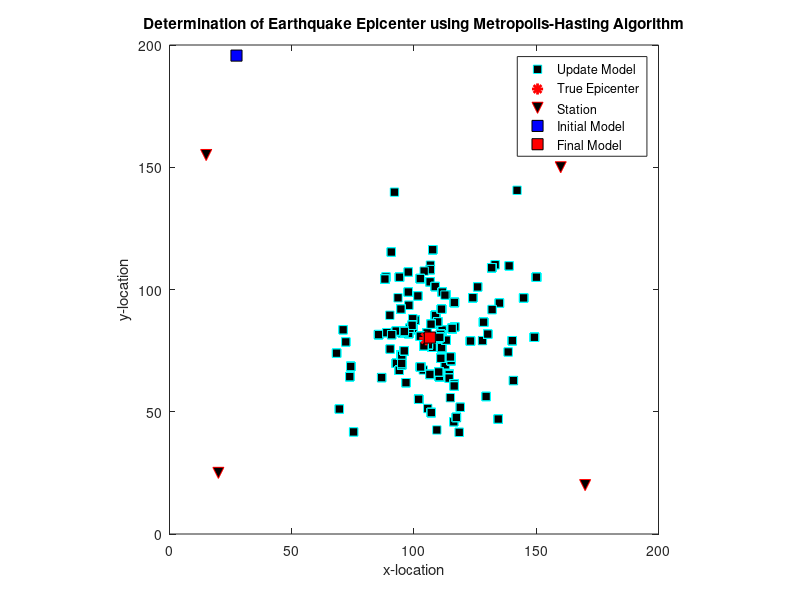

This figure's MATLAB source: (Note: this script raises an error after producing the figure.)
% Penentuan Epicenter
% Metropolis-Hasting Algoritm

clear, clc, close all

%Penentuan Ruang Model
xmin=0;
xmax=200;
ymin=0;
ymax=200;
x=linspace(xmin,xmax,50);
y=linspace(ymin,ymax,50);

% posisi episenter sebenarnya
x0=105;
y0=80;

% posisi stasiun gempa
xsts=[20;15;160;170];
ysts=[25;155;150;20];

% cepat rambat gelombang
vp=5;

% Forward Modelling
tobs=1/vp*sqrt((xsts-x0).^2+(ysts-y0).^2);

% Pemilihan model awal secara random uniform
x1 = xmin+rand*(xmax-xmin);
y1 = ymin+rand*(ymax-ymin);

%Jumlah iterasi
niter=1500;

%Proses Iterasi
for i =1:niter
    % perturbasi model dengan radius 0.3
    x2 = x1+randn*(xmax-xmin)*0.3; 
    y2 = y1+randn*(ymax-ymin)*0.3;
       
    % Misfit
    tcal1=1/vp*sqrt((xsts-x1).^2+(ysts-y1).^2);
    tcal2=1/vp*sqrt((xsts-x2).^2+(ysts-y2).^2);
    e1 = mean(sqrt((tcal1-tobs).^2));
    e2 = mean(sqrt((tcal2-tobs).^2));
    
     % step untuk menerima atau menolak model baru
    if rand <= exp(-(e2-e1))
        x1=x2;
        y1=y2;
        e1 = e2;
        xacc(i) = x1;
        yacc(i) = y1;
        eacc(i) = e1;
       
    else
        x1=x1;
        y1=y1;
        e1 = e1;
        xacc(i) = x1;
        yacc(i) = y1;
        eacc(i) = e1;

    end
end

[mine,idx]=min(eacc);
xbest = xacc(idx);
ybest = yacc(idx);

%% Visualisasi
fh=figure(1);
plot(xacc,yacc,'s','color','c','MarkerSize',6,'MarkerFaceColor','#000000')
hold on
plot(x0,y0,'*r','Linewidth',2,'MarkerSize',10)
plot(xsts,ysts,'v','MarkerSize',8,'MarkerFaceColor','k','MarkerEdgeColor','r')
plot(xacc(1),yacc(1),'s','color','k','MarkerSize',8,'MarkerFaceColor','#0000FF')
plot(xbest,ybest,'s','color','k','MarkerSize',8,'MarkerFaceColor','#FF0000')
title('Determination of Earthquake Epicenter using Metropolis-Hasting Algorithm')
ylabel('y-location')
xlabel('x-location')
legend ('Update Model','True Epicenter','Station','Initial Model','Final Model')
axis equal;
axis([xmin xmax ymin ymax]);

fh.WindowState='maximize';
print('-dpng','Epicenter MH Algoritm','-r500');
